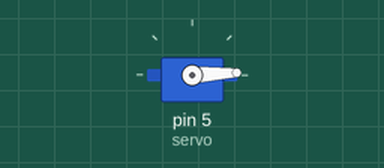
This sketch was run on a simulated Arduino Uno, built with avr-gcc and run on an emulated ATmega328P. Shown: servo. What the sketch prints to the serial monitor is not drawn.

Above: at 0.05 s.
At 0.45 s:
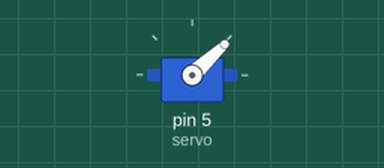
At 0.9 s:
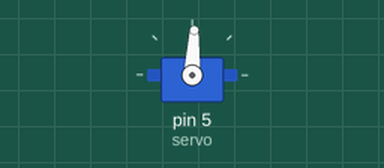
At 1.8 s:
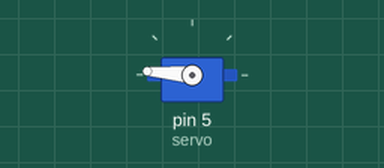
Timing chart, 0 to 4.2 s (numbered marks = the images above):
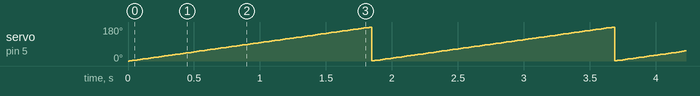

Measured:
- by itself, servo on pin 5 (servo): ramps from 1° to 179° and jumps back, once every 1.8 s

The sketch:

servo_motor.ino
```cpp
#include <Servo.h> //모터
Servo servo;

void setup() {
 pinMode(5, OUTPUT); //5번 출력
 servo.attach(5); //5번에서 모터 출력
 Serial.begin(9600);
}

void loop() {
  for(int i = 0; i<180; i++) //180도 회전
  {
    servo.write(i); //모터 회전
    Serial.println(i);
    delay(10);
  }
}
```
